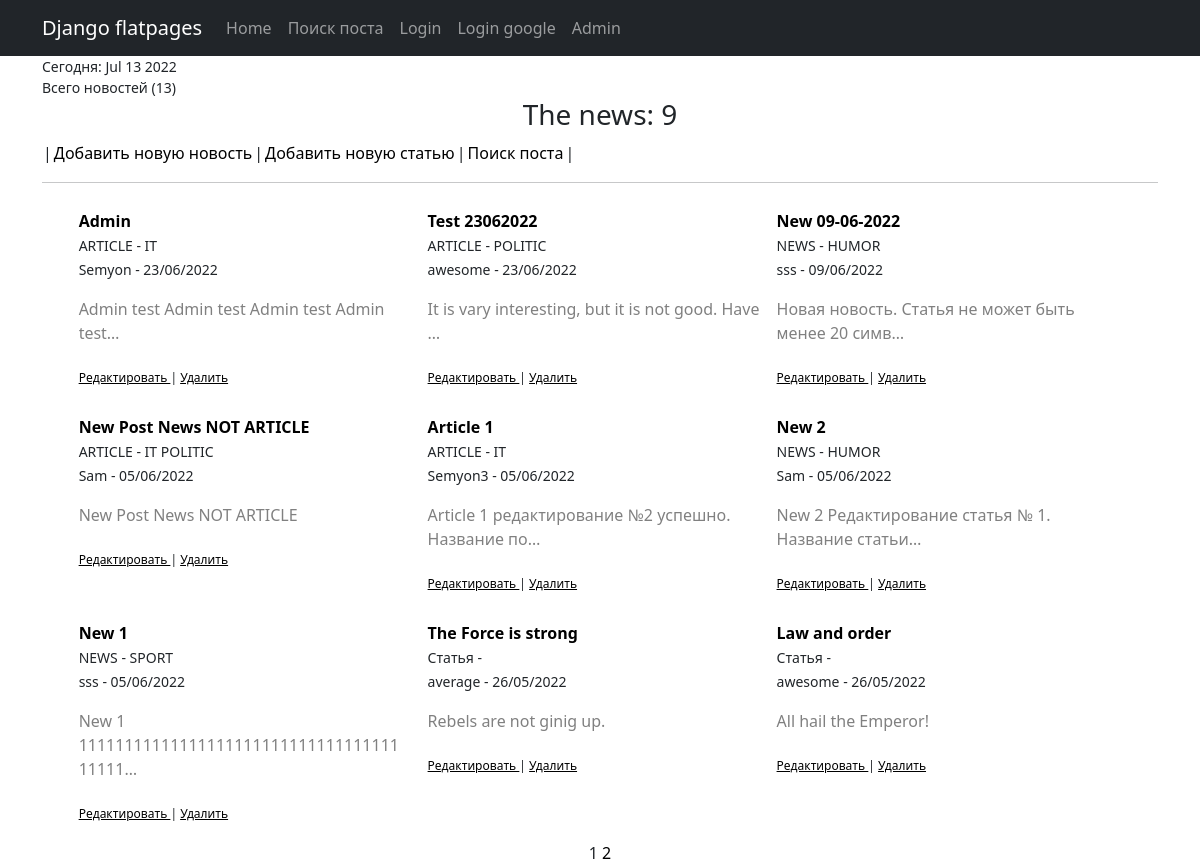
Before: /news/ with the older database file.
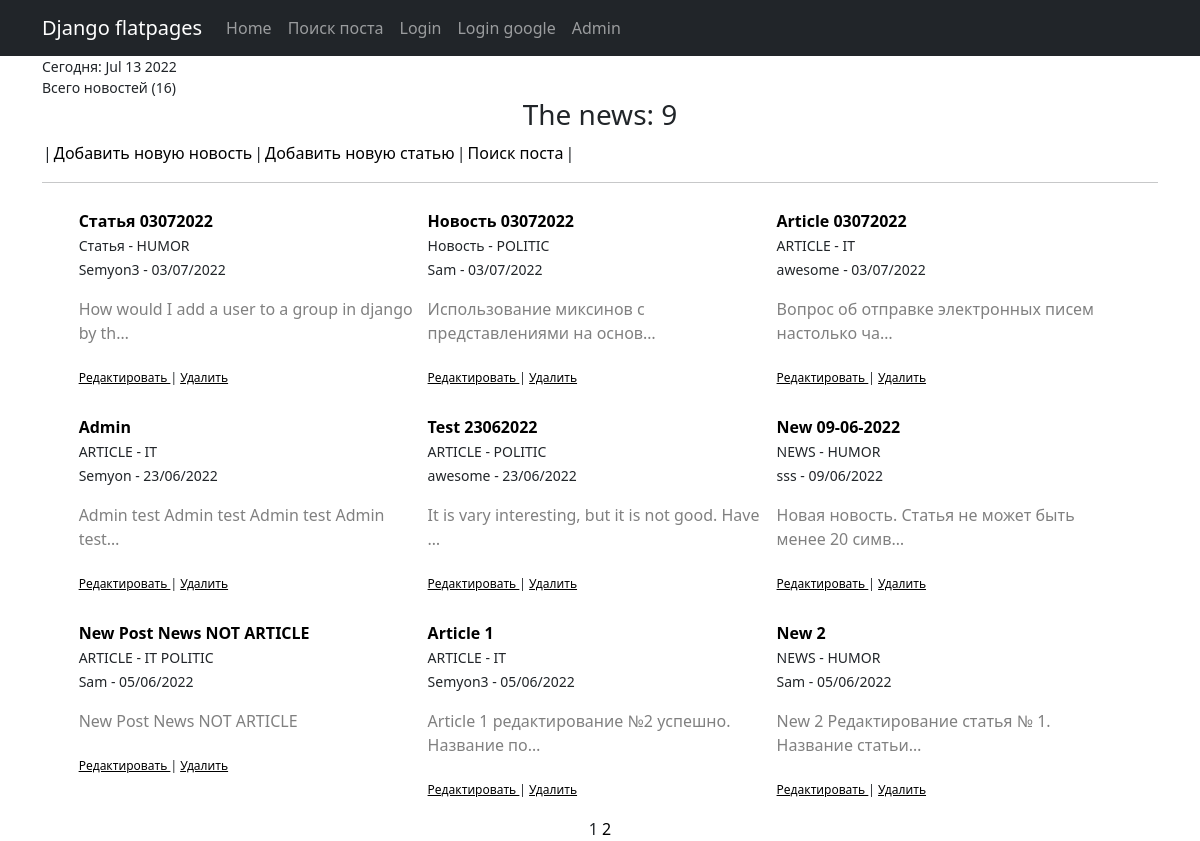
After: the same page with the newer database file.
### news/models.py (models this page shows, shortened)
class Post(models.Model):
    author = models.ForeignKey(Author, on_delete=models.CASCADE)
    NEWS = 'NW'
    ARTICLE = 'AR'
    CAT_CHOICES = (
        (NEWS, 'Новость'),
        (ARTICLE, 'Статья'),
    )
    type = models.CharField(max_length=2, choices=CAT_CHOICES, default=ARTICLE)
    date = models.DateTimeField(auto_now_add=True)
    category = models.ManyToManyField(Category, through='PostCategory')
    text = models.TextField(default='')
    title = models.CharField(max_length=255)
    rating = models.SmallIntegerField(default=0)

class Category(models.Model):
    name = models.CharField(max_length=255, unique=True)
    subscribers = models.ManyToManyField(User, through='CatSub', blank=True)
    def __str__(self):
        return f'{self.name}'

class Author(models.Model):
    username = models.OneToOneField(User, on_delete=models.CASCADE)
    rating = models.SmallIntegerField(default=0)

### news/views.py (the view)
# urls.py: path('', NewsList.as_view(), name='news_list'),  # т. к. сам по себе это класс, то нам надо представить этот класс в виде view. Для этого вызываем метод as_view
class NewsList(ListView):
    model = Post  # указываем модель, объекты которой мы будем выводить
    template_name = 'news.html'  # шаблон, в котором будет лежать HTML, в котором будут все инструкции о том, как именно пользователю должны вывестись наши объекты
    context_object_name = 'news' # список объектов данной модели из БД, для дальнейшей работы с ним в html-шаблоне
    ordering = ['-date']
    paginate_by = 9  # постраничный вывод
    form_class = PostForm  # добавляем форм класс, чтобы получать доступ к форме через метод POST
    def get_context_data(self, **kwargs):
        context = super().get_context_data(**kwargs)
        context['filter'] = PostFilter(self.request.GET,
                                       queryset=super().get_queryset())  # вписываем наш фильтр в контекст
        return context

### news/templatetags/custom_filters.py (called while the page is built)
@register.filter(name='censor') # регистрируем наш фильтр под именем Censor, чтоб django понимал, что это именно фильтр, а не простая функция
def Censor(value): # первый аргумент здесь это то значение, к которому надо применить фильтр, второй аргумент — это аргумент фильтра, т. е. примерно следующее будет в шаблоне value|Censor
    STRONG_WORDS = ["php", "редиска"]
    if not isinstance(value, str):
        raise ValueError('Нельзя цензурировать не строку')
    for word in STRONG_WORDS:
        value = value.replace(word[1:], '*' * (len(word)-1))
    return value

### news/templatetags/custom_tags.py (called while the page is built)
@register.simple_tag()
def current_time(format_string='%b %d %Y'):
    return datetime.utcnow().strftime(format_string)

@register.simple_tag(takes_context=True) #сообщаем Django, что для работы тега требуется передать контекст
def url_replace(context, **kwargs):
    d = context['request'].GET.copy() #скопировать все параметры текущего запроса
    for k, v in kwargs.items():
        d[k] = v #по указанным полям устанавливаем новые значения
    return d.urlencode()

### templates/news.html (shortened to what this page needs)
{% extends 'flatpages/default.html' %}
{% load custom_tags %}
{% load custom_filters %}
{% block content %}
<small class="str"> Сегодня: {% current_time '%b %d %Y' %}</small>
<small class="str"> Всего новостей ({{filter.qs|length}})</small>
<h3> The news: <span> {{ news|length }} </span> </h3>
<table>
    <td>|</td>
    <td><a href="{% url 'new_create' %}"> Добавить новую новость </a><br></td>
    <td>|</td>
    <td><a href="{% url 'article_create' %}"> Добавить новую статью </a><br></td>
    <td>|</td>
    <td><a href="{% url 'search' %}"> Поиск поста </a><br></td>
    <td>|</td>
</table>
<hr>
{% if news %}
    {% for new in news %}
        <div class="news">
            <strong class="str">
                <a href="{% url 'new' new.id %}"> {{ new.title|censor }} </a>
            </strong>
            <div class="str">
                <small>
                    {{ new.get_type_display }} -
                    {% for category in new.category.all %}
                            {{ category }}
                    {% endfor %}
                </small>
            </div>
            <div class="str">
                <small>
                    {{ new.author.username }} - {{ new.date|date:'d/m/Y' }}
                </small>
            </div>
            <p>
            <div class="grey">
                {{ new.text|truncatechars:50 }}
            </div>
            <p>
            <div class="str">
            <sub>
                {% if new.type == 'NEWS' %}
                    <a href="{% url 'new_update' new.id %}"><u> Редактировать </u></a>
                    |
                    <a href="{% url 'new_delete' new.id %}"><u> Удалить </u></a>
                {% else %}
                    <a href="{% url 'article_update' new.id %}"><u> Редактировать </u></a>
                    |
                    <a href="{% url 'article_delete' new.id %}"><u> Удалить </u></a>
                {% endif %}
            </sub>
            </div>
        </div>
    {% endfor %}
{% else %}
    <h2>НОВОСТЕЙ НЕТ!</h2>
{% endif %}
<div>
    {% if is_paginated %}
        {{ page_obj.number }}
        {% if page_obj.has_next %}
            <a href="?{% url_replace page=page_obj.next_page_number %}">{{ page_obj.next_page_number }}</a>
        {% endif %}
    {% endif %}
</div>
{% endblock content %}

Changed rows visible on the page:
no longer on this page (row unchanged): Post: title|censor "New 1", type "NEWS", author.username "sss", date "05/06/2022", text "New 1 11111111111111111111111111111111111 11111…", shows "Редактировать"
no longer on this page (row unchanged): Category: name "SPORT", shown under "New 1"
no longer on this page (row unchanged): Post: title|censor "The Force is strong", type "Статья", author.username "average", date "26/05/2022", text "Rebels are not ginig up.", shows "Редактировать"
no longer on this page (row unchanged): Post: title|censor "Law and order", type "Статья", author.username "awesome", date "26/05/2022", text "All hail the Emperor!", shows "Редактировать"
added Post: title|censor "Статья 03072022", type "Статья", author.username "Semyon3", date "03/07/2022", text "How would I add a user to a group in django by th…", shows "Редактировать", Category (name "HUMOR")
added Post: title|censor "Новость 03072022", type "Новость", author.username "Sam", date "03/07/2022", text "Использование миксинов с представлениями на основ…", shows "Редактировать", Category (name "POLITIC")
added Post: title|censor "Article 03072022", type "ARTICLE", author.username "awesome", date "03/07/2022", text "Вопрос об отправке электронных писем настолько ча…", shows "Редактировать", Category (name "IT")
Other visible differences:
{{ filter.qs|length }}: "13" → "16"
